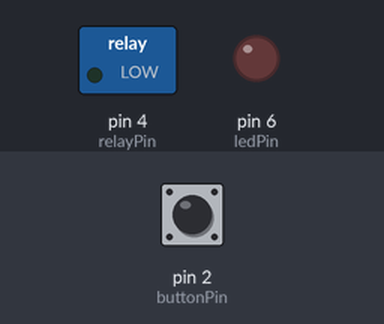
Bench run of a sketch on a simulated Arduino Uno, built with avr-gcc and run on an emulated ATmega328P. Shown: switched loads named in the sketch (green lamp = pin HIGH), output pins drawn as LEDs (lit = HIGH). The inputs (shaded band) are chosen by the test bench; at power-on: pin 2 (buttonPin) HIGH.

Above: at 1.2 s.
1.3 s: pin 2 (buttonPin) pulled LOW for 0.15 s
At 1.37 s:
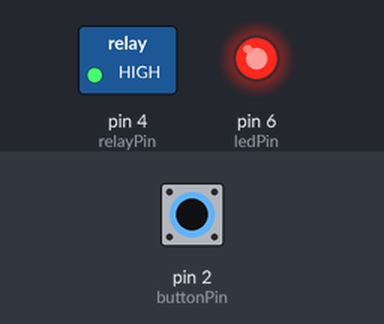
2.9 s: pin 2 (buttonPin) pulled LOW for 3.2 s
At 6.6 s:
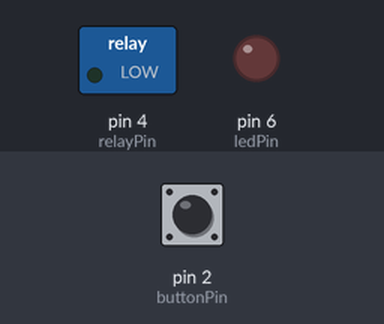
Timing chart, 0 to 8.1 s (numbered marks = the images above; inputs shaded):
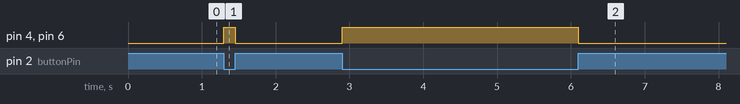

Measured:
- after the input at 1.3 s, pin 4 (relayPin), pin 6 (ledPin): LOW → HIGH at once, → LOW 0.15 s later
- after the input at 2.9 s, pin 4 (relayPin), pin 6 (ledPin): LOW → HIGH at once, → LOW 3.2 s later

The sketch:

sketch.ino
```cpp
#define ledPin 6
#define relayPin 4
#define buttonPin 2

void setup() {
  pinMode(ledPin, OUTPUT);
  pinMode(relayPin, OUTPUT);
  pinMode(buttonPin, INPUT_PULLUP); // buton LOW olunca aktif olacak
}

void loop() {
  if (digitalRead(buttonPin) == LOW) {
    digitalWrite(ledPin, HIGH);
    digitalWrite(relayPin, HIGH);
  } else {
    digitalWrite(ledPin, LOW);
    digitalWrite(relayPin, LOW);
  }
}
```
